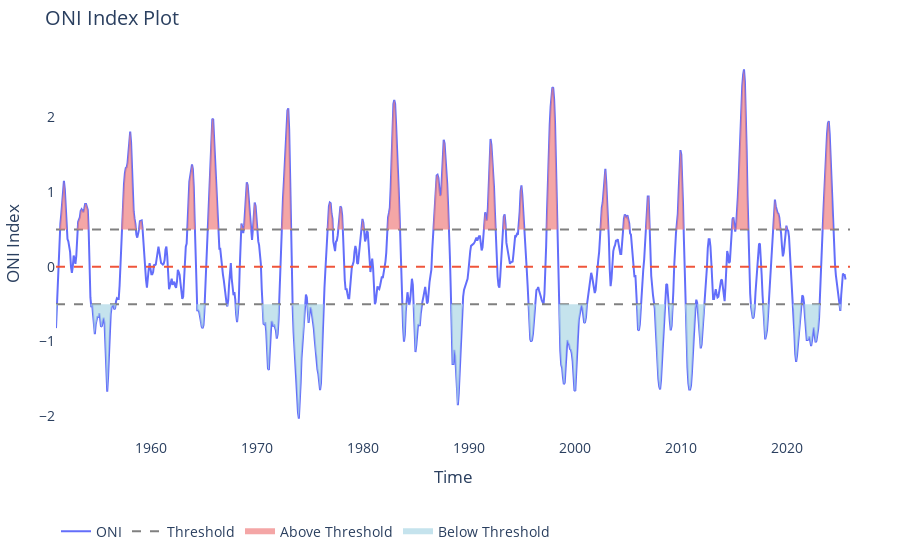

The cell this chart's notebook holds for it:
### Code cell
lims = [-.5, .5]
plot_oni_index_th(df1, lims = lims)

### Figure 1 — Plotly figure (JSON) as saved in the notebook; plotly's stock layout.template omitted (floating-point values rounded to 4 significant figures; data arrays with more than 128 entries replaced by an {"elided": "..."} marker saying what was removed)
{"data": [{"line": {"color": "#636EFA", "width": 2}, "mode": "lines", "name": "ONI", "type": "scatter", "x": {"elided": "900 str values"}, "y": {"elided": "900 float values"}}, {"line": {"color": "grey", "dash": "dash"}, "mode": "lines", "name": "Threshold", "showlegend": true, "type": "scatter", "x": ["1951-01-01T00:00:00", "2025-12-01T00:00:00"], "y": [-0.5, -0.5]}, {"line": {"color": "#EF553B", "dash": "dash"}, "mode": "lines", "name": "Zero Line", "showlegend": false, "type": "scatter", "x": ["1951-01-01T00:00:00", "2025-12-01T00:00:00"], "y": [0, 0]}, {"line": {"color": "grey", "dash": "dash"}, "mode": "lines", "name": "Threshold", "showlegend": false, "type": "scatter", "x": ["1951-01-01T00:00:00", "2025-12-01T00:00:00"], "y": [0.5, 0.5]}, {"fill": "toself", "fillcolor": "lightcoral", "mode": "none", "name": "Above Threshold", "opacity": 0.7, "type": "scatter", "x": {"elided": "1800 str values"}, "y": {"elided": "1800 float values"}}, {"fill": "toself", "fillcolor": "lightblue", "mode": "none", "name": "Below Threshold", "opacity": 0.7, "type": "scatter", "x": {"elided": "1800 str values"}, "y": {"elided": "1800 float values"}}], "layout": {"font": {"size": 14}, "legend": {"orientation": "h", "y": -0.2}, "margin": {"b": 50, "l": 50, "r": 50, "t": 50}, "plot_bgcolor": "white", "title": {"text": "ONI Index Plot"}, "xaxis": {"title": {"text": "Time"}}, "yaxis": {"title": {"text": "ONI Index"}}}}
